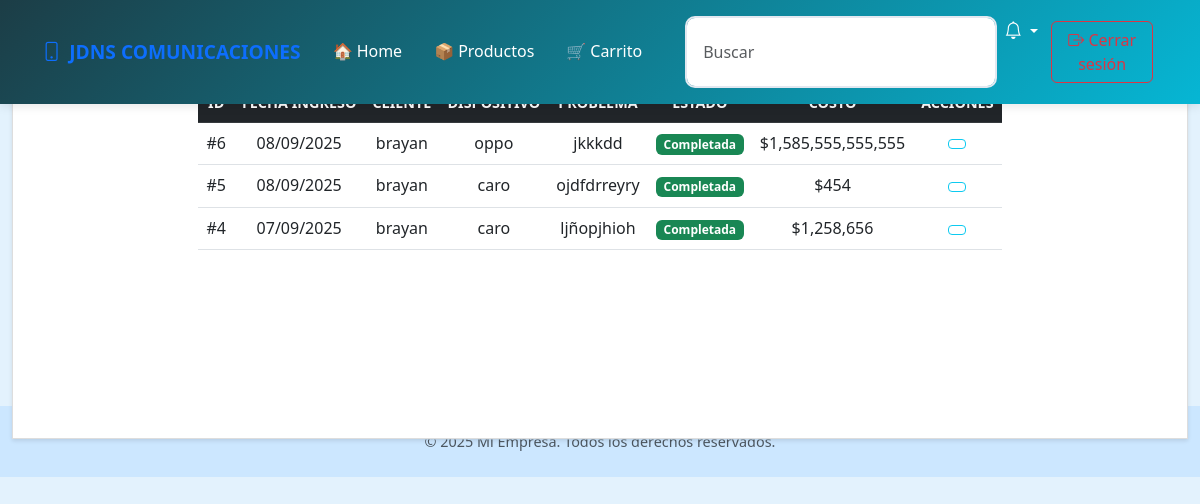
Page /reparaciones/listar (signed in) on the committed database.
### app/models/users.py (models this page shows, shortened)
class Reparacion(db.Model):
    __tablename__ = 'reparacion'
    idreparacion = db.Column(db.Integer, primary_key=True)
    fecha_ingreso = db.Column(db.DateTime)
    estado = db.Column(db.String(200))
    problema_reparacion = db.Column(db.Text(500))
    costo = db.Column(db.Integer)
    fecha_entrega = db.Column(db.DateTime)
    telefono_idtelefono = db.Column(db.Integer)
    usuario_idusuario = db.Column(db.Integer, db.ForeignKey('usuario.idusuario'))
    dispositivo_iddispositivo = db.Column(db.Integer, db.ForeignKey('dispositivo.iddispositivo'))
    usuario = db.relationship('Users', backref='reparaciones')
    dispositivo = db.relationship('Dispositivo', backref='reparaciones')

class Users(db.Model, UserMixin):
    __tablename__ = 'usuario'
    idusuario = db.Column(db.Integer, primary_key=True)
    nombre = db.Column(db.String(100))
    telefono = db.Column(db.String(45))
    correo = db.Column(db.String(100), unique=True)
    direccion = db.Column(db.String(100))
    password = db.Column(db.String(255))
    rol = db.Column(db.Enum('cliente', 'tecnico', 'admin'))
    @property
    def is_authenticated(self):
        return True

class Dispositivo(db.Model):
    __tablename__ = 'dispositivo'
    iddispositivo = db.Column(db.Integer, primary_key=True)
    marca = db.Column(db.String(45))
    color = db.Column(db.String(45))
    imei = db.Column(db.String(45))
    usuario_idusuario = db.Column(db.Integer, db.ForeignKey('usuario.idusuario'))

### app/routes/reparaciones.py (the view)
@bp.route('/reparaciones/listar')
@login_required
def listar_reparaciones():
    if current_user.rol == 'admin':
        reparaciones = Reparacion.query.order_by(Reparacion.fecha_ingreso.desc()).all()
    else:
        reparaciones = Reparacion.query.filter_by(
            usuario_idusuario=current_user.idusuario
        ).order_by(Reparacion.fecha_ingreso.desc()).all()
    return render_template('listar_reparaciones.html', reparaciones=reparaciones)

### app/templates/listar_reparaciones.html (shortened to what this page needs)
{% extends "plantilla.html" %}
{% block content %}
<div class="container-fluid py-4">
  <div class="row">
    <div class="col-12">
      <div class="d-flex justify-content-between align-items-center mb-4">
        <h2 class="h3 mb-0">
        </h2>
      </div>
      {% if reparaciones %}
        <div class="card">
          <div class="card-body p-0">
            <div class="table-responsive">
              <table class="table table-hover mb-0">
                <thead class="table-dark">
                  <tr>
                    <th>ID</th>
                    <th>Fecha Ingreso</th>
                    <th>Cliente</th>
                    <th>Dispositivo</th>
                    <th>Problema</th>
                    <th>Estado</th>
                    <th>Costo</th>
                    <th>Acciones</th>
                  </tr>
                </thead>
                <tbody>
                  {% for reparacion in reparaciones %}
                    <tr>
                      <td>#{{ reparacion.idreparacion }}</td>
                      <td>{{ reparacion.fecha_ingreso.strftime('%d/%m/%Y') }}</td>
                      <td>
                        {% if reparacion.usuario %}
                          {{ reparacion.usuario.nombre }}
                        {% else %}
                          —
                        {% endif %}
                      </td>
                      <td>
                        {% if reparacion.dispositivo %}
                          {{ reparacion.dispositivo.marca }}
                        {% else %}
                          —
                        {% endif %}
                      </td>
                      <td>{{ reparacion.problema_reparacion }}</td>
                      <td>
                        {% if reparacion.estado == 'completada' %}
                          <span class="badge bg-success">Completada</span>
                        {% elif reparacion.estado == 'en_proceso' %}
                          <span class="badge bg-warning">En Proceso</span>
                        {% elif reparacion.estado == 'pendiente' %}
                          <span class="badge bg-secondary">Pendiente</span>
                        {% elif reparacion.estado == 'cancelada' %}
                          <span class="badge bg-danger">Cancelada</span>
                        {% else %}
                          <span class="badge bg-light text-dark">{{ reparacion.estado|capitalize }}</span>
                        {% endif %}
                      </td>
                      <td>
                        {% if reparacion.costo %}
                          ${{ "{:,.0f}".format(reparacion.costo) }}
                        {% else %}
                          —
                        {% endif %}
                      </td>
                      <td>
                        <a href="{{ url_for('reparacion.ver_reparacion', reparacion_id=reparacion.idreparacion) }}" class="btn btn-sm btn-outline-info">
                        </a>
                      </td>
                    </tr>
                  {% endfor %}
                </tbody>
              </table>
            </div>
          </div>
        </div>
      {% endif %}
    </div>
  </div>
</div>
{% endblock %}

### app/static/style.css (style rules this page uses)
.card { display: flex; flex-direction: column; justify-content: center; align-items: center; height: 100%; border: 1px solid #ddd; border-radius: 8px; box-shadow: 0 2px 4px rgba(0, 0, 0, 0.1); transition: transform 0.2s; border-radius: 10px; backdrop-filter: blur(10px); color: #000; }
:root { --primary-color: #1c3d46; --secondary-color: #f97316; --accent-color: #06b6d4; --dark-bg: #1e293b; --light-bg: #f8fafc; --text-dark: #1e293b; --text-light: #64748b; --white: #ffffff; --gray-100: #f1f5f9; --gray-200: #e2e8f0; --gray-300: #cbd5e1; --gray-800: #1e293b; --gray-900: #0f172a; }
* { margin: 0; padding: 0; box-sizing: border-box; }
body { font-family: "Segoe UI", Tahoma, Geneva, Verdana, sans-serif; line-height: 1.6; color: var(--text-dark); background-color: var(--white); }
body { padding-top: 70px; background-color: #f8f9fa; font-family: 'Segoe UI', Tahoma, Geneva, Verdana, sans-serif; }
.card { border-radius: 12px; transition: transform 0.2s ease-in-out; }
.table th { font-size: 0.9rem; text-transform: uppercase; }
.table td { vertical-align: middle; }

### app/templates/plantilla.html (style rules this page uses)
body { padding-top: 80px; background-color: #e3f2fd; }
.card { border-radius: 0; min-height: 300px; display: flex; flex-direction: column; }
.card-body { height: 40%; padding-top: 15px; text-align: center; overflow: auto; }
.btn { margin: 5px; }
body { padding-top: 0; background-color: #e3f2fd; }

### rows in the picture
Reparacion: idreparacion "6", fecha_ingreso "08/09/2025", usuario.nombre "brayan", dispositivo.marca "oppo", problema_reparacion "jkkkdd", estado "Completada", costo "1,585,555,555,555"
Reparacion: idreparacion "5", fecha_ingreso "08/09/2025", usuario.nombre "brayan", dispositivo.marca "caro", problema_reparacion "ojdfdrreyry", estado "Completada", costo "454"
Reparacion: idreparacion "4", fecha_ingreso "07/09/2025", usuario.nombre "brayan", dispositivo.marca "caro", problema_reparacion "ljñopjhioh", estado "Completada", costo "1,258,656"
